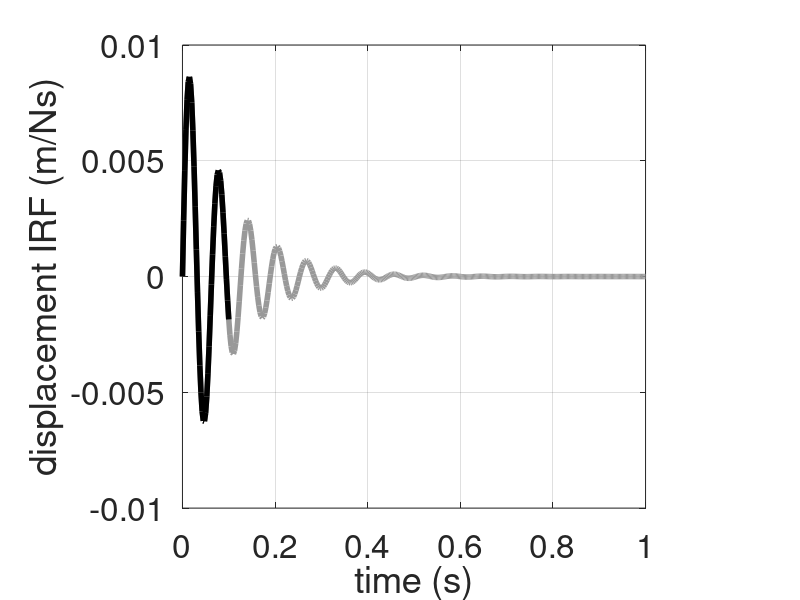
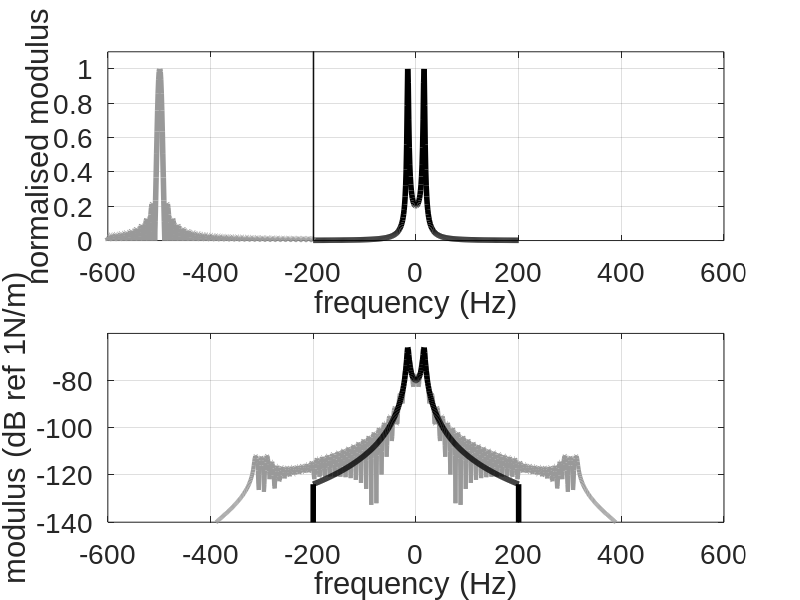

Here is the MATLAB script that generated these plots, in order: (Note: this script raises an error after producing the figures.)
clear all 

%% Parameters
m = 1;                              % See Matlab example 3.1           
k=10000;                              
z = 0.1; c = 2*z*sqrt(m*k);          
wn=sqrt(k/m); wd=sqrt(1-z^2)*wn;    
%% Time and frequency parameters
T=0.1;TT=1;                         % See Matlab example 3.1
fs=400;                             
df=1;                               
dt=1/fs; t=0:dt:T; tt=0:dt:TT;      
%% Theoretical IRF
h=1/(m*wd)*exp(-z*wn*t).*sin(wd*t);   % IRF short duration windowd
hT=1/(m*wd)*exp(-z*wn*tt).*sin(wd*tt);% IRF long duration window

%% IRF plot
plot(tt,hT,'k','linewidth',4,'Color',[.6 .6 .6]) % plot IRF
hold on
plot(t,h,'k','linewidth',4)
grid; axis square 
axis([0,1,-1e-2 1e-2])
set(gca,'fontsize',24)
xlabel('time (s)');
ylabel('displacement IRF (m/Ns)');

%% Theoretical FRF and sinc function
f=-fs/2:df:fs/2;                      % frequency vector                          % [rad/s]
w=2*pi*f;
H=1./(k-w.^2*m+j*w*c);                % FRF
fr=-1.5*fs/2:df:1.5*fs/2; 
W=T*sinc(T*fr).*exp(-j*pi*fr*T);      % sinc function
delta=sinc(fr).*exp(-j*pi*fr);        % approximate delta function

%% Convolve sinc function with FRF
C=conv(W,H)*df;Ca=conv(delta,H)*df;   % with and without truncation 
%% Plot results
fmin = 3*min(f); fmax = 3*max(f);     % set frequency range for animation     
Wf = fliplr(W);                       % flip the sinc function
ff = fliplr(-fr);
ff = ff + ( min(f)-max(ff) );         % slide range of W
fc = [ff f(2:end)];fc = fc+max(fr);   % range of convolved function
set(figure,'Position', [40, 40, 1450, 700]);  % set position of animation
  
subplot(2,1,1);
HN=abs(H)/max(abs(H));WN=abs(W)/max(abs(W));  % mormalised FRF and W
p = plot(f,HN,'k','linewidth',4); hold on     % plot of normalised FRF
gr=[.6 .6 .6];                                % define grey colour
q = plot(fr,WN,'k','linewidth',4,'Color',gr); % plot of normalised W
axis([fmin,fmax,0,1.1])                      
set(gca,'fontname', 'arial','fontsize',20)
xlabel('frequency (Hz)');
ylabel('normalised modulus');

% plot two vertical lines to show the range of ovelapped area
sl = line( [min(f) min(f)], [1.1 1.1], 'color','k');  % vertical line for overlap
hold on; grid on;
% ovelapped shaded region
sg = rectangle('Position', [min(f) 1 0 0], ...        % shaded region
                'FaceColor', [.9 .9 .9]);

subplot(2,1,2);
CdB=20*log10(abs(C));CadB=20*log10(abs(Ca));           % convolved values in dB
r = plot(fc,CdB,'linewidth',3,'Color',gr);hold on;     % plot of convolution
s = plot(fc,CadB,'k','linewidth',4);                   % as above no truncation
grid on; hold on;
axis([fmin,fmax,-140,max(CdB)+10])  
set(gca,'fontname', 'arial','fontsize',20)
xlabel('frequency (Hz)');
ylabel('modulus (dB ref 1N/m)');

%% animation block
for n=1:2/3*length(fc)                      
    pause(0);                                   % controls animation speed
    ff=ff+df;
    set(q,'XData',ff,'YData',WN);
        
    sx = min( max( ff(1), min(f) ), max(f) );   % left-hand boundary of overlap
    sx_a = [sx sx];
    set(sl,'XData',sx_a);
 
    ex = min( ff(end), max(f) );                % right-hand boundary of overlap
    ex_a = [ex ex];
    set(sl,'XData', ex_a);
       
    rpos = [sx 0 max(0.0001, ex-sx) 1.1];       % shading of overlap region
    set(sg,'Position',rpos);
    uistack(sg,'bottom');
      
    set(r,'XData',fc(1:n),'YData',CdB(1:n));    % plot of convolved function
    set(s,'XData',fc(1:n),'YData',CadB(1:n));   % as above no truncation
end;
